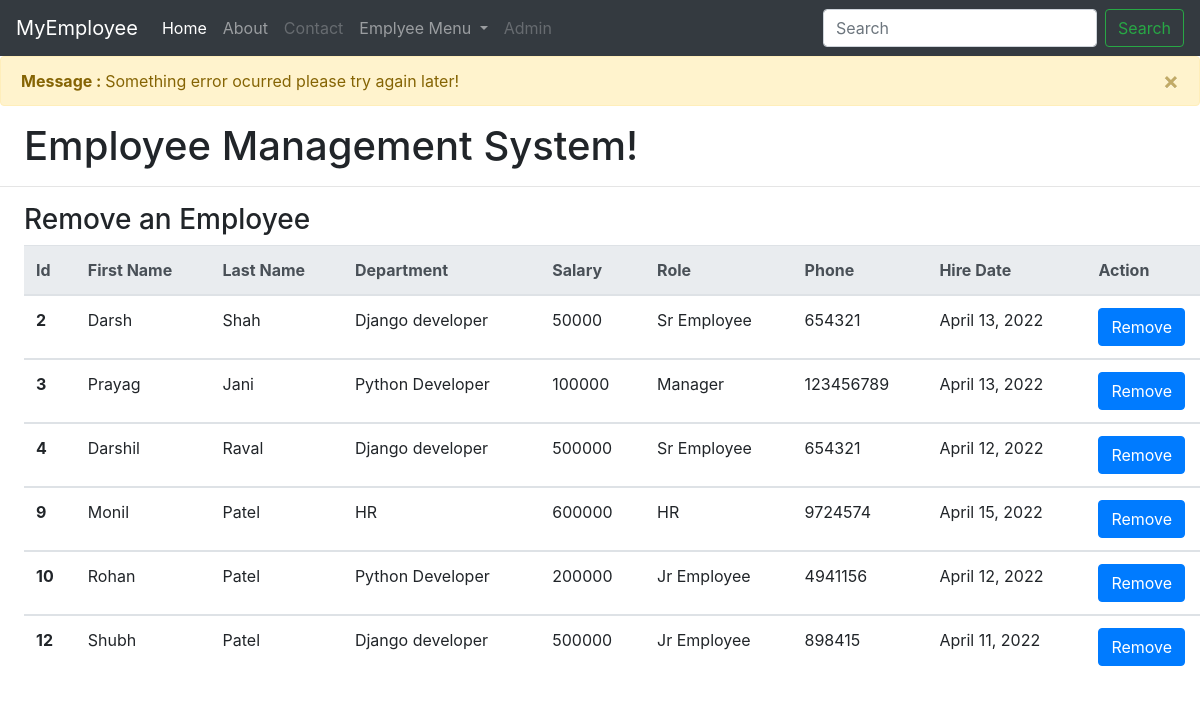
The app's page /remEmp/1 with its own data.
### mem/models.py (models this page shows, shortened)
class Employee(models.Model):
    firstName = models.CharField(max_length=30,null=False)
    lastName = models.CharField(max_length=30,default="")
    dept = models.ForeignKey(Department,on_delete=models.CASCADE)
    salary = models.IntegerField(default=0)
    bonus = models.IntegerField(default=0)
    role = models.ForeignKey(Role,on_delete=models.CASCADE)
    phone = models.IntegerField(default=0)
    hiredate = models.DateField()

class Department(models.Model):
    name = models.CharField(max_length=20,null=False)
    location = models.CharField(max_length=40,default="")
    def __str__(self):
        return self.name

class Role(models.Model):
    name = models.CharField(max_length=30,null=False)
    def __str__(self):
        return self.name

### mem/views.py (the view)
# urls.py: path('remEmp/', views.remEmp,name='RemEmp'),
def remEmp(request,emp_id=0):
    if emp_id:
        try:
            emp_be_removed = Employee.objects.get(id = emp_id)
            emp_be_removed.delete()
            messages.success(request, "Employee has been successfully removed!")
        except:
            messages.warning(request, "Something error ocurred please try again later!")
    emps = Employee.objects.all()
    context = {'emps':emps}
    return render(request,'mem/remEmp.html',context)

### mem/templates/mem/remEmp.html (shortened to what this page needs)
{%extends 'mem/base.html'%}
{% block body%}
<h3 class="mx-4">Remove an Employee</h3>
<table class="table mx-4">
    <thead class="thead-light">
      <tr>
        <th scope="col">Id</th>
        <th scope="col">First Name</th>
        <th scope="col">Last Name</th>
        <th scope="col">Department</th>
        <th scope="col">Salary</th>
        <th scope="col">Role</th>
        <th scope="col">Phone</th>
        <th scope="col">Hire Date</th>
        <th scope="col">Action</th>
      </tr>
    </thead>
    {%for emp in emps%}
    <tbody>
      <tr>
        <th scope="row">{{emp.id}}</th>
        <td>{{emp.firstName}}</td>
        <td>{{emp.lastName}}</td>
        <td>{{emp.dept}}</td>
        <td>{{emp.salary}}</td>
        <td>{{emp.role}}</td>
        <td>{{emp.phone}}</td>
        <td>{{emp.hiredate}}</td>
        <td><a href="/remEmp/{{emp.id}}"><button class="btn btn-primary" type="button" id="removeEmp" name="removeEmp">
          Remove
         </button></a></td>
      </tr>
    </tbody>
    {%endfor%}
  </table>
{% endblock %}

### records on screen
Employee: id "2", firstName "Darsh", lastName "Shah", dept "Django developer", salary "50000", role "Sr Employee", phone "654321", hiredate "April 13, 2022"
Employee: id "3", firstName "Prayag", lastName "Jani", dept "Python Developer", salary "100000", role "Manager", phone "123456789", hiredate "April 13, 2022"
Employee: id "4", firstName "Darshil", lastName "Raval", dept "Django developer", salary "500000", role "Sr Employee", phone "654321", hiredate "April 12, 2022"
Employee: id "9", firstName "Monil", lastName "Patel", dept "HR", salary "600000", role "HR", phone "9724574", hiredate "April 15, 2022"
Employee: id "10", firstName "Rohan", lastName "Patel", dept "Python Developer", salary "200000", role "Jr Employee", phone "4941156", hiredate "April 12, 2022"
Employee: id "12", firstName "Shubh", lastName "Patel", dept "Django developer", salary "500000", role "Jr Employee", phone "898415", hiredate "April 11, 2022"

### other values on screen
{{ message }} "Something error ocurred please try again later!"
